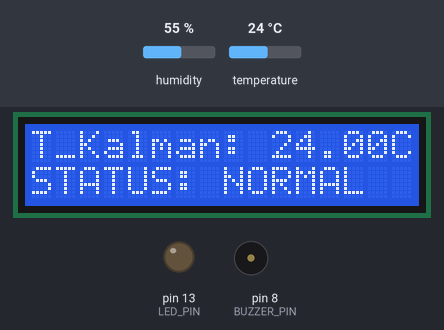
A sketch run on a simulated Arduino Mega 2560, built with avr-gcc and run on an emulated ATmega2560. Parts: 16×2 character LCD, output pins drawn as LEDs (lit = HIGH), buzzer (waves = sounding, pin HIGH). The inputs (shaded band) are chosen by the test bench; at power-on: temperature 24 °C, humidity 55 %. What the sketch prints to the serial monitor is not drawn.

Above: at 4.7 s.
4.8 s: temperature set to 12 °C
At 7.0 s:
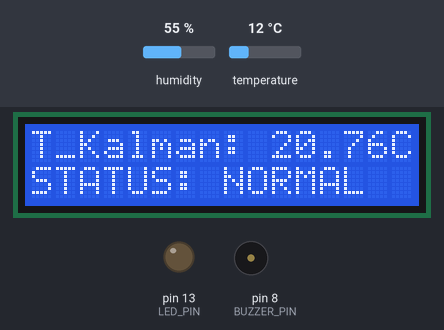
9.6 s: temperature set to 19 °C
At 11.2 s:
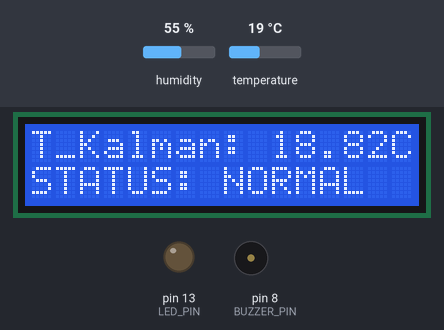
13.7 s: temperature set to 28 °C
At 15.4 s:
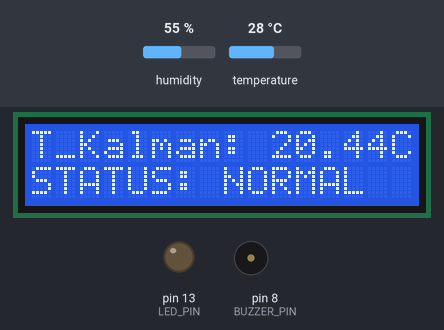
Timing chart, 0 to 16.9 s (numbered marks = the images above; inputs shaded):
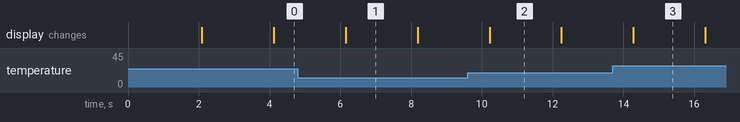

The sketch:

dht11_temp_monitor_sys.ino
```cpp
/*
 * Project: Implementation of Kalman and EMA Filters for a Low-Cost Temperature Monitoring System
 * Author: Bello Oluwatobi
 * Last Updated: January 11, 2026
 * Hardware: Arduino Mega 2560, DHT11, Active Buzzer, LED, Standard LCD (16x2)
 * * Description:
 * Implements a 1D Kalman Filter and Exponential Moving Average (EMA)
 * to process noisy temperature data. Triggers audio-visual alarm (Buzzer & Alarm)
 * when filtered temperature value crosses the set threshold (T = 40 degC)
 */

// importing DHT and LCD libraries
#include "DHT.h"
#include <LiquidCrystal.h>

// defining the hardware
#define DHTPIN 2
#define DHTTYPE DHT11
#define BUZZER_PIN 8
#define LED_PIN 13

// setting up the LCD for filtered temperature display
// mapping the pins: RS->12, E->11, D4->7, D5->6, D6->5, D7->4
LiquidCrystal lcd(12, 11, 7, 6, 5, 4);

// setting the temperature threshold
const float TEMP_THRESHOLD = 40.0;

// 2. EMA Filter Variables
float Temp_EMA = 0;       // The filtered result
float alpha = 0.05;         // Smoothing factor

// setting the kalman filter variables
float R = 2.0;   // measurement noise covariance
float Q = 0.05;  // process noise covariance
float P = 1.0;   // estimation error covariance
float Temp_K = 0;    // estimated state
float K = 0;     // kalman gain

// setting the time check variable
unsigned long previousTime = 0;

// setting the sampling time for the system
const long interval = 2000;

// defining the DHT11 class
DHT dht(DHTPIN, DHTTYPE);

void setup() {
  // setting the baud rate
  Serial.begin(9600);

  Serial.println("Temp_Raw,EMA_Filter,Kalman_Filter,Threshold");

  // initializing the DHT11 temperature sensor
  dht.begin();

  // specifying the active buzzer and LED output pins
  pinMode(BUZZER_PIN, OUTPUT);
  pinMode(LED_PIN, OUTPUT);

  // initializing LCD columns and rows
  lcd.begin(16, 2);

  // printing to LCD
  lcd.setCursor(0,0);
  lcd.print("System Start...");

  // reading initial temperature value from the sensor
  float initialTemp = dht.readTemperature();

  // initial feeding of sensor reading to estimated state variable
  if (!isnan(initialTemp)) {
    Temp_K = initialTemp;
    Temp_EMA = initialTemp;
  }

  // applying a 2s delay and clearing the screen
  delay(2000);
  lcd.clear();
}

void loop() {
  // getting the current system time
  unsigned long currentTime = millis();

  // performing temperature signal processing after every 2s
  if (currentTime - previousTime >= interval) {
    previousTime = currentTime;

    delay(2000);
    // getting raw temperature value from sensor
    float Temp_Raw = dht.readTemperature();

    // printing error message to screen when there is a faulty value
    if (isnan(Temp_Raw)) {
      lcd.setCursor(0,0);
      lcd.print("Sensor Error!");
      return;
    }

    // implementing the exponential moving average algorithm
    Temp_EMA = (alpha * Temp_Raw) + ((1.0 - alpha) * Temp_EMA);

    // carrying out signal processing using kalman filter
    float Temp_K_pred = Temp_K;
    float P_pred = P + Q;

    K = P_pred / (P_pred + R);
    Temp_K = Temp_K_pred + K * (Temp_Raw - Temp_K_pred);
    P = (1 - K) * P_pred;

    // clearing LCD screen for temperature display
    lcd.clear();

    // displaying the filtered temperature value on LCD 1st line
    lcd.setCursor(0,0);
    lcd.print("T_Kalman: ");
    lcd.print(Temp_K);
    lcd.print("C");

    // displaying system status based on temperature threshold value on LCD 2nd line
    lcd.setCursor(0,1);
    if (Temp_K >= TEMP_THRESHOLD) {
      // specifying actions and displaying text during critical state
      digitalWrite(LED_PIN, HIGH);
      digitalWrite(BUZZER_PIN, HIGH);
      lcd.print("STATUS: CRITICAL");
    } else {
      // specifying actions and displaying text during normal state
      digitalWrite(LED_PIN, LOW);
      digitalWrite(BUZZER_PIN, LOW);
      lcd.print("STATUS: NORMAL");
    }

    // printing values to Serial Plotter and Serial Monitor
    Serial.print("Raw:");
    Serial.print(Temp_Raw);
    Serial.print(",");
    Serial.print("EMA:");
    Serial.print(Temp_EMA);
    Serial.print(",");
    Serial.print("Kalman:");
    Serial.print(Temp_K);
    Serial.print(",");
    Serial.print("Threshold:");
    Serial.println(TEMP_THRESHOLD);
  }
}
```

Measured:
- after the input at 4.8 s, the display: changes after 1.4 s (image 1)
- what the display in image 1 shows lasts 2.0 s, from 6.2 s to 8.2 s
